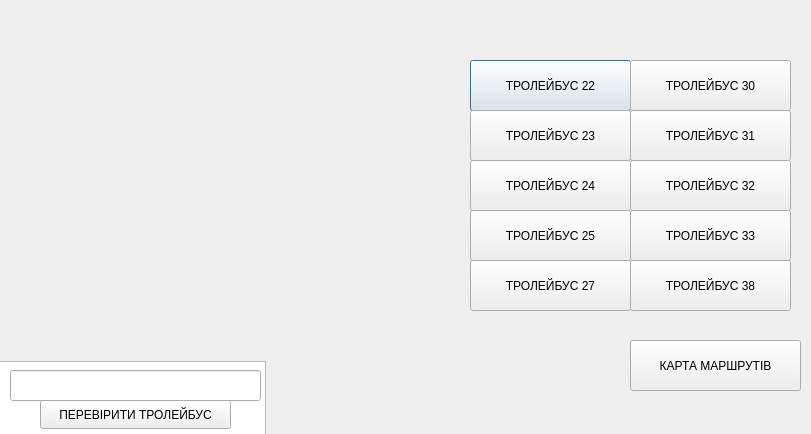
<?xml version="1.0" encoding="UTF-8"?>
<ui version="4.0">
 <class>trolleybus_list</class>
 <widget class="QDialog" name="trolleybus_list">
  <property name="geometry">
   <rect>
    <x>0</x>
    <y>0</y>
    <width>811</width>
    <height>434</height>
   </rect>
  </property>
  <property name="windowTitle">
   <string>ГОЛОВНЕ МЕНЮ</string>
  </property>
  <widget class="QPushButton" name="button22">
   <property name="geometry">
    <rect>
     <x>470</x>
     <y>60</y>
     <width>161</width>
     <height>51</height>
    </rect>
   </property>
   <property name="text">
    <string>ТРОЛЕЙБУС 22</string>
   </property>
  </widget>
  <widget class="QPushButton" name="button23">
   <property name="geometry">
    <rect>
     <x>470</x>
     <y>110</y>
     <width>161</width>
     <height>51</height>
    </rect>
   </property>
   <property name="text">
    <string>ТРОЛЕЙБУС 23</string>
   </property>
  </widget>
  <widget class="QPushButton" name="button24">
   <property name="geometry">
    <rect>
     <x>470</x>
     <y>160</y>
     <width>161</width>
     <height>51</height>
    </rect>
   </property>
   <property name="text">
    <string>ТРОЛЕЙБУС 24</string>
   </property>
  </widget>
  <widget class="QPushButton" name="button25">
   <property name="geometry">
    <rect>
     <x>470</x>
     <y>210</y>
     <width>161</width>
     <height>51</height>
    </rect>
   </property>
   <property name="text">
    <string>ТРОЛЕЙБУС 25</string>
   </property>
  </widget>
  <widget class="QPushButton" name="button27">
   <property name="geometry">
    <rect>
     <x>470</x>
     <y>260</y>
     <width>161</width>
     <height>51</height>
    </rect>
   </property>
   <property name="text">
    <string>ТРОЛЕЙБУС 27</string>
   </property>
  </widget>
  <widget class="QPushButton" name="button30">
   <property name="geometry">
    <rect>
     <x>630</x>
     <y>60</y>
     <width>161</width>
     <height>51</height>
    </rect>
   </property>
   <property name="text">
    <string>ТРОЛЕЙБУС 30</string>
   </property>
  </widget>
  <widget class="QPushButton" name="button31">
   <property name="geometry">
    <rect>
     <x>630</x>
     <y>110</y>
     <width>161</width>
     <height>51</height>
    </rect>
   </property>
   <property name="text">
    <string>ТРОЛЕЙБУС 31</string>
   </property>
  </widget>
  <widget class="QPushButton" name="button32">
   <property name="geometry">
    <rect>
     <x>630</x>
     <y>160</y>
     <width>161</width>
     <height>51</height>
    </rect>
   </property>
   <property name="text">
    <string>ТРОЛЕЙБУС 32</string>
   </property>
  </widget>
  <widget class="QPushButton" name="button33">
   <property name="geometry">
    <rect>
     <x>630</x>
     <y>210</y>
     <width>161</width>
     <height>51</height>
    </rect>
   </property>
   <property name="text">
    <string>ТРОЛЕЙБУС 33</string>
   </property>
  </widget>
  <widget class="QPushButton" name="button38">
   <property name="geometry">
    <rect>
     <x>630</x>
     <y>260</y>
     <width>161</width>
     <height>51</height>
    </rect>
   </property>
   <property name="text">
    <string>ТРОЛЕЙБУС 38</string>
   </property>
  </widget>
  <widget class="QLabel" name="label">
   <property name="geometry">
    <rect>
     <x>490</x>
     <y>190</y>
     <width>63</width>
     <height>20</height>
    </rect>
   </property>
   <property name="text">
    <string/>
   </property>
  </widget>
  <widget class="QLabel" name="image2">
   <property name="geometry">
    <rect>
     <x>-40</x>
     <y>-210</y>
     <width>900</width>
     <height>800</height>
    </rect>
   </property>
   <property name="text">
    <string/>
   </property>
   <property name="pixmap">
    <pixmap>images/zx2rav---c1200x630x50px50p-up--b1292c38d0da322aafd72480bc14d14a.jpg</pixmap>
   </property>
  </widget>
  <widget class="QPushButton" name="pushButton">
   <property name="geometry">
    <rect>
     <x>630</x>
     <y>340</y>
     <width>171</width>
     <height>51</height>
    </rect>
   </property>
   <property name="text">
    <string>КАРТА МАРШРУТІВ</string>
   </property>
  </widget>
  <widget class="QGraphicsView" name="graphicsView">
   <property name="geometry">
    <rect>
     <x>-5</x>
     <y>361</y>
     <width>271</width>
     <height>81</height>
    </rect>
   </property>
  </widget>
  <widget class="QLineEdit" name="tr_index">
   <property name="geometry">
    <rect>
     <x>10</x>
     <y>370</y>
     <width>251</width>
     <height>31</height>
    </rect>
   </property>
   <property name="text">
    <string/>
   </property>
  </widget>
  <widget class="QPushButton" name="pushButton_2">
   <property name="geometry">
    <rect>
     <x>40</x>
     <y>400</y>
     <width>191</width>
     <height>29</height>
    </rect>
   </property>
   <property name="text">
    <string>ПЕРЕВІРИТИ ТРОЛЕЙБУС</string>
   </property>
  </widget>
  <zorder>image2</zorder>
  <zorder>button22</zorder>
  <zorder>button23</zorder>
  <zorder>button24</zorder>
  <zorder>button25</zorder>
  <zorder>button27</zorder>
  <zorder>button30</zorder>
  <zorder>button31</zorder>
  <zorder>button32</zorder>
  <zorder>button33</zorder>
  <zorder>button38</zorder>
  <zorder>label</zorder>
  <zorder>pushButton</zorder>
  <zorder>graphicsView</zorder>
  <zorder>tr_index</zorder>
  <zorder>pushButton_2</zorder>
 </widget>
 <resources/>
 <connections/>
</ui>
